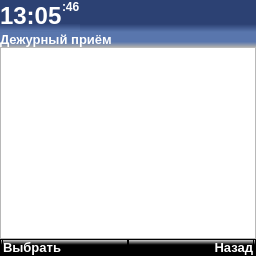
      <widget class="QWidget" name="menu_page">
       <layout class="QVBoxLayout" name="verticalLayout_15">
        <property name="spacing">
         <number>0</number>
        </property>
        <property name="sizeConstraint">
         <enum>QLayout::SetMaximumSize</enum>
        </property>
        <property name="leftMargin">
         <number>0</number>
        </property>
        <property name="topMargin">
         <number>0</number>
        </property>
        <property name="rightMargin">
         <number>0</number>
        </property>
        <property name="bottomMargin">
         <number>0</number>
        </property>
        <item>
         <widget class="QWidget" name="verticalWidget" native="true">
          <property name="sizePolicy">
           <sizepolicy hsizetype="Preferred" vsizetype="Preferred">
            <horstretch>0</horstretch>
            <verstretch>0</verstretch>
           </sizepolicy>
          </property>
          <property name="maximumSize">
           <size>
            <width>16777215</width>
            <height>300</height>
           </size>
          </property>
          <property name="font">
           <font>
            <kerning>true</kerning>
           </font>
          </property>
          <property name="layoutDirection">
           <enum>Qt::LeftToRight</enum>
          </property>
          <property name="autoFillBackground">
           <bool>false</bool>
          </property>
          <layout class="QVBoxLayout" name="verticalLayout_2">
           <property name="spacing">
            <number>0</number>
           </property>
           <property name="sizeConstraint">
            <enum>QLayout::SetDefaultConstraint</enum>
           </property>
           <property name="leftMargin">
            <number>0</number>
           </property>
           <property name="topMargin">
            <number>0</number>
           </property>
           <property name="rightMargin">
            <number>0</number>
           </property>
           <property name="bottomMargin">
            <number>0</number>
           </property>
           <item>
            <widget class="QWidget" name="horizontalWidget" native="true">
             <property name="sizePolicy">
              <sizepolicy hsizetype="Preferred" vsizetype="Fixed">
               <horstretch>0</horstretch>
               <verstretch>0</verstretch>
              </sizepolicy>
             </property>
             <property name="styleSheet">
              <string notr="true">QWidget{
	background: qlineargradient(spread:pad, x1:0, y1:0, x2:0, y2:1, stop:0.755682 rgba(44, 65, 115, 255), stop:1  rgba(89, 118, 173, 255))
}
QLabel {
	color: rgb(255, 255, 255)
}</string>
             </property>
             <layout class="QHBoxLayout" name="TimeLayout">
              <property name="spacing">
               <number>0</number>
              </property>
              <property name="leftMargin">
               <number>0</number>
              </property>
              <property name="topMargin">
               <number>0</number>
              </property>
              <property name="rightMargin">
               <number>0</number>
              </property>
              <property name="bottomMargin">
               <number>1</number>
              </property>
              <item>
               <widget class="QLabel" name="hours_minutes">
                <property name="sizePolicy">
                 <sizepolicy hsizetype="Fixed" vsizetype="Fixed">
                  <horstretch>0</horstretch>
                  <verstretch>0</verstretch>
                 </sizepolicy>
                </property>
                <property name="minimumSize">
                 <size>
                  <width>0</width>
                  <height>31</height>
                 </size>
                </property>
                <property name="maximumSize">
                 <size>
                  <width>16777215</width>
                  <height>16777215</height>
                 </size>
                </property>
                <property name="font">
                 <font>
                  <pointsize>18</pointsize>
                  <weight>75</weight>
                  <bold>true</bold>
                 </font>
                </property>
                <property name="text">
                 <string>13:05</string>
                </property>
               </widget>
              </item>
              <item>
               <widget class="QLabel" name="seconds">
                <property name="sizePolicy">
                 <sizepolicy hsizetype="Fixed" vsizetype="Expanding">
                  <horstretch>0</horstretch>
                  <verstretch>0</verstretch>
                 </sizepolicy>
                </property>
                <property name="font">
                 <font>
                  <pointsize>9</pointsize>
                  <weight>75</weight>
                  <bold>true</bold>
                 </font>
                </property>
                <property name="text">
                 <string>:46</string>
                </property>
                <property name="scaledContents">
                 <bool>false</bool>
                </property>
                <property name="alignment">
                 <set>Qt::AlignLeading|Qt::AlignLeft|Qt::AlignTop</set>
                </property>
                <property name="margin">
                 <number>0</number>
                </property>
               </widget>
              </item>
              <item>
               <spacer name="horizontalSpacer">
                <property name="orientation">
                 <enum>Qt::Horizontal</enum>
                </property>
                <property name="sizeHint" stdset="0">
                 <size>
                  <width>40</width>
                  <height>10</height>
                 </size>
                </property>
               </spacer>
              </item>
              <item>
               <widget class="QLabel" name="sputnik_2">
                <property name="sizePolicy">
                 <sizepolicy hsizetype="Fixed" vsizetype="Fixed">
                  <horstretch>0</horstretch>
                  <verstretch>0</verstretch>
                 </sizepolicy>
                </property>
                <property name="minimumSize">
                 <size>
                  <width>24</width>
                  <height>24</height>
                 </size>
                </property>
                <property name="maximumSize">
                 <size>
                  <width>24</width>
                  <height>24</height>
                 </size>
                </property>
                <property name="styleSheet">
                 <string notr="true">border-image: url(:/resources/sputnik32.png);
background: none;</string>
                </property>
                <property name="text">
                 <string/>
                </property>
                <property name="margin">
                 <number>0</number>
                </property>
               </widget>
              </item>
             </layout>
            </widget>
           </item>
           <item>
            <widget class="QLabel" name="label_3">
             <property name="sizePolicy">
              <sizepolicy hsizetype="Preferred" vsizetype="Fixed">
               <horstretch>0</horstretch>
               <verstretch>0</verstretch>
              </sizepolicy>
             </property>
             <property name="sizeIncrement">
              <size>
               <width>0</width>
               <height>0</height>
              </size>
             </property>
             <property name="baseSize">
              <size>
               <width>0</width>
               <height>0</height>
              </size>
             </property>
             <property name="font">
              <font>
               <pointsize>10</pointsize>
               <weight>75</weight>
               <bold>true</bold>
              </font>
             </property>
             <property name="styleSheet">
              <string notr="true">color: rgb(255, 255, 255);
background: qlineargradient(spread:pad, x1:0, y1:0, x2:0, y2:1, stop:0.659091 rgba(89, 118, 173, 255), stop:1 rgba(173, 173, 173, 255));</string>
             </property>
             <property name="text">
              <string>Дежурный приём</string>
             </property>
             <property name="scaledContents">
              <bool>false</bool>
             </property>
            </widget>
           </item>
           <item>
            <widget class="QListWidget" name="menu_list">
             <property name="sizePolicy">
              <sizepolicy hsizetype="Expanding" vsizetype="Maximum">
               <horstretch>0</horstretch>
               <verstretch>0</verstretch>
              </sizepolicy>
             </property>
             <property name="maximumSize">
              <size>
               <width>16777215</width>
               <height>192</height>
              </size>
             </property>
             <property name="font">
              <font>
               <weight>75</weight>
               <bold>true</bold>
              </font>
             </property>
             <property name="styleSheet">
              <string notr="true">QListView {
    show-decoration-selected: 1; /* make the selection span the entire width of the view */
}

QListView::item:selected:!active {
    background: qlineargradient(x1: 0, y1: 0, x2: 0, y2: 1,
                                stop: 0 #385282, stop: 1 #7597D9);
	color: #FFFFFF;
}
</string>
             </property>
             <property name="lineWidth">
              <number>1</number>
             </property>
             <property name="verticalScrollBarPolicy">
              <enum>Qt::ScrollBarAlwaysOff</enum>
             </property>
             <property name="horizontalScrollBarPolicy">
              <enum>Qt::ScrollBarAlwaysOff</enum>
             </property>
             <property name="sizeAdjustPolicy">
              <enum>QAbstractScrollArea::AdjustIgnored</enum>
             </property>
             <property name="autoScrollMargin">
              <number>16</number>
             </property>
             <property name="alternatingRowColors">
              <bool>false</bool>
             </property>
             <property name="iconSize">
              <size>
               <width>32</width>
               <height>32</height>
              </size>
             </property>
             <property name="spacing">
              <number>0</number>
             </property>
             <property name="gridSize">
              <size>
               <width>0</width>
               <height>32</height>
              </size>
             </property>
             <property name="viewMode">
              <enum>QListView::ListMode</enum>
             </property>
             <property name="uniformItemSizes">
              <bool>false</bool>
             </property>
             <property name="currentRow">
              <number>-1</number>
             </property>
            </widget>
           </item>
           <item>
            <widget class="QWidget" name="horizontalWidget_2" native="true">
             <property name="sizePolicy">
              <sizepolicy hsizetype="Preferred" vsizetype="Fixed">
               <horstretch>0</horstretch>
               <verstretch>0</verstretch>
              </sizepolicy>
             </property>
             <property name="styleSheet">
              <string notr="true">QWidget {
		background: qlineargradient(spread:pad, x1:0, y1:1, x2:0, y2:0, stop:0.659091 rgba(0, 0, 0, 255), stop:1 rgba(255, 255, 255, 255));
border: 1px solid black;
}
QLabel {
	color: rgb(255, 255, 255)
}</string>
             </property>
             <layout class="QHBoxLayout" name="horizontalLayout">
              <property name="spacing">
               <number>0</number>
              </property>
              <property name="leftMargin">
               <number>2</number>
              </property>
              <property name="topMargin">
               <number>0</number>
              </property>
              <property name="rightMargin">
               <number>2</number>
              </property>
              <property name="bottomMargin">
               <number>0</number>
              </property>
              <item>
               <widget class="QPushButton" name="menu_left">
                <property name="font">
                 <font>
                  <pointsize>10</pointsize>
                  <weight>75</weight>
                  <bold>true</bold>
                 </font>
                </property>
                <property name="layoutDirection">
                 <enum>Qt::LeftToRight</enum>
                </property>
                <property name="autoFillBackground">
                 <bool>false</bool>
                </property>
                <property name="styleSheet">
                 <string notr="true">color: rgb(255, 255, 255);
text-align:left;</string>
                </property>
                <property name="text">
                 <string>Выбрать</string>
                </property>
                <property name="autoDefault">
                 <bool>false</bool>
                </property>
                <property name="default">
                 <bool>false</bool>
                </property>
                <property name="flat">
                 <bool>false</bool>
                </property>
               </widget>
              </item>
              <item>
               <widget class="QPushButton" name="menu_right">
                <property name="font">
                 <font>
                  <pointsize>10</pointsize>
                  <weight>75</weight>
                  <bold>true</bold>
                 </font>
                </property>
                <property name="layoutDirection">
                 <enum>Qt::LeftToRight</enum>
                </property>
                <property name="autoFillBackground">
                 <bool>false</bool>
                </property>
                <property name="styleSheet">
                 <string notr="true">color: rgb(255, 255, 255);
text-align:right;</string>
                </property>
                <property name="text">
                 <string>Назад</string>
                </property>
                <property name="autoDefault">
                 <bool>false</bool>
                </property>
                <property name="default">
                 <bool>false</bool>
                </property>
                <property name="flat">
                 <bool>false</bool>
                </property>
               </widget>
              </item>
             </layout>
            </widget>
           </item>
          </layout>
         </widget>
        </item>
       </layout>
      </widget>
